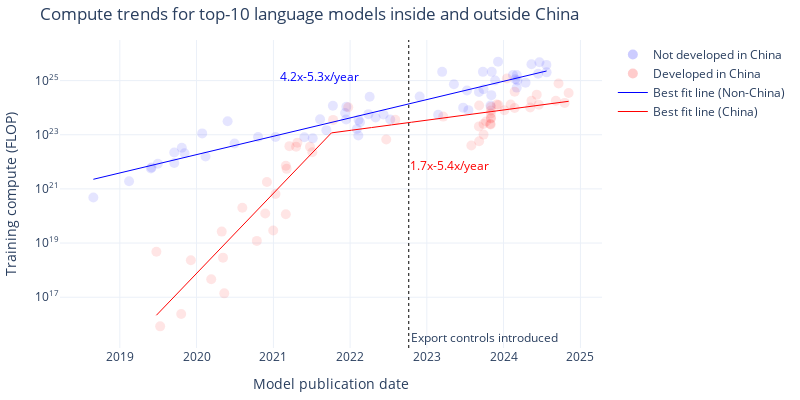

The code cell stored with this chart in its notebook:
### Markdown cell above
## Plot predictions

### Code cell
# Graph of the different model fits using plotly

# Regression parameters for each category
params = {
    'Non-China': {
        'kink_count': 0,
        'allow_discontinuities': False,
    },
    'China': {
        'kink_count': 1,
        'allow_discontinuities': False,
    }
}

def plot_model(df, params):
    fig = go.Figure()

    # Plot the original data points
    df_usa = df[df['category'] == 'Non-China']
    df_china = df[df['category'] == 'China']

    fig.add_trace(go.Scatter(
        x=df_usa['date'], y=df_usa['log_flop'],
        mode='markers', name='Not developed in China', text=df_usa['Model'],
        marker=dict(color=colors['Non-China'], opacity=0.1, size=10)
    ))
    fig.add_trace(go.Scatter(
        x=df_china['date'], y=df_china['log_flop'],
        mode='markers', name='Developed in China', text=df_china['Model'],
        marker=dict(color=colors['China'], opacity=0.1, size=10)
    ))

    # Convert 2022-10-07 to seconds since epoch
    export_controls_date = pd.Timestamp('2022-10-07').value / 1e6
    fig.add_vline(x=export_controls_date, line_color='black', line_width=1, line_dash='dot', 
        annotation_text='Export controls introduced', annotation_position='bottom right')

    fit_results = {}
    for category, params in params.items():
        fit_result = fit_n_phase_exponential(df[df['category'] == category], **params)
        fit_results[category] = fit_result

    # Plot the fit lines
    non_china_date_grid = pd.date_range(start=non_china_df['date'].min(), end=non_china_df['date'].max(), freq='D')
    china_date_grid = pd.date_range(start=china_df['date'].min(), end=china_df['date'].max(), freq='D')
    log_flop_usa = fit_results['Non-China'].predict(pd.Series(non_china_date_grid))
    log_flop_china = fit_results['China'].predict(pd.Series(china_date_grid))
    non_china_trend_df = pd.DataFrame({
        'date': non_china_date_grid,
        'log_flop': log_flop_usa,
    })
    china_trend_df = pd.DataFrame({
        'date': china_date_grid,
        'log_flop': log_flop_china,
    })

    fig.add_trace(go.Scatter(
        x=non_china_date_grid, y=log_flop_usa,
        mode='lines', name='Best fit line (Non-China)',
        line=dict(color=colors['Non-China'], width=1)
    ))
    fig.add_trace(go.Scatter(
        x=china_date_grid, y=log_flop_china,
        mode='lines', name='Best fit line (China)',
        line=dict(color=colors['China'], width=1)
    ))

    # Add slope labels
    for category in ['Non-China', 'China']:
        category_df = df[df['category'] == category]
        points = [category_df['date'].min()] + fit_results[category].break_points_dt + [category_df['date'].max()]
        # print(fit_results[category].oom_year_slopes)
        slope_label = '1.7x-5.4x/year' if category == 'China' else '4.2x-5.3x/year'
        for i in range(len(points) - 2, len(points) - 1):
            mid = points[i] + (points[i+1] - points[i]) / 2
            y = fit_results[category].predict(pd.Series([mid]))[0]
            fig.add_annotation(
                x=mid, y=y + 1.2 * (1.5 if category == 'Non-China' else -1.5),
                text=slope_label,
                showarrow=False,
                font=dict(size=12, color=colors[category])
            )

    # Plot horizontal line segment showing the lag
    # lag_months = calculate_lag(df, fit_results) * 12  # Convert years to months
    # end_date = china_df['date'].max()
    # start_date = end_date - pd.DateOffset(days=int(lag_months * 30.4375))  # Approximate months to days conversion
    # y_value = fit_results['China'].predict(pd.Series([end_date]))[0]
    # fig.add_annotation(
    #     x=end_date, y=y_value,
    #     ax=start_date, ay=y_value,
    #     xref='x', yref='y',
    #     axref='x', ayref='y',
    #     showarrow=True,
    #     arrowhead=2,
    #     arrowsize=1,
    #     arrowwidth=2,
    #     arrowcolor='black',
    # )
    # fig.add_annotation(
    #     x=start_date, y=y_value,
    #     ax=end_date, ay=y_value,
    #     xref='x', yref='y',
    #     axref='x', ayref='y',
    #     showarrow=True,
    #     arrowhead=2,
    #     arrowsize=1,
    #     arrowwidth=2,
    #     arrowcolor='black',
    # )
    # fig.add_annotation(
    #     # x=(start_date + (end_date - start_date) * 0.5), 
    #     x=pd.to_datetime('2022-09-01'),
    #     y=y_value+0.65,
    #     text=f'Lag: {lag_months:.0f} months',
    #     showarrow=False,
    # )

    # Annotate some key models with text
    
    # key_models = ['GPT-4'] if (exclude_big_llama or exclude_all_llamas) else ['GPT-4', 'Llama 3.1-405B']
    # for model_name in key_models:
    #     model_row = df_filtered[df_filtered['Model'] == model_name]
    #     fig.add_annotation(
    #         x=model_row['date'].iloc[0], y=model_row['log_flop'].iloc[0],
    #         text=model_name,
    #         showarrow=True,
    #         font=dict(size=12, color='black'),
    #         xanchor='right', yanchor='bottom'
    #     )

    # Update layout
    title = f'Compute trends for top-{top_n} language models inside and outside China'
    fig.update_layout(
        template='plotly_white',
        width=800,
        height=400,
        title=title,
        xaxis_title='Model publication date',
        yaxis_title='Training compute (FLOP)',
        legend_title='',
        # legend=dict(
        #     x=0.75,
        #     y=0.05
        # ),
        margin=dict(l=10, r=10, t=40, b=10),
        # xaxis=dict(
        #     tickformat='%Y',
        #     dtick='M12',
        # ),
        yaxis=dict(
            tickmode='array',
            tickvals=list(range(int(df['log_flop'].min()), int(df['log_flop'].max())+2, 2)),
            ticktext=[f'10<sup>{i}</sup>' for i in range(int(df['log_flop'].min()), int(df['log_flop'].max())+2, 2)]
        )
    )

    if save:
        fname = f'compute_regression_{model_selection}_frontier={frontier_selection}_top{top_n}_cutoff={cutoff_date}'
        save_plot(fig, results_dir, fname)
        df_usa[['Model', 'date', 'log_flop']].to_csv(results_dir + f'plot_data/{fname}_usa.csv', index=False)
        df_china[['Model', 'date', 'log_flop']].to_csv(results_dir + f'plot_data/{fname}_china.csv', index=False)
        non_china_trend_df[['date', 'log_flop']].to_csv(results_dir + f'plot_data/{fname}_non_china_trend.csv', index=False)
        china_trend_df[['date', 'log_flop']].to_csv(results_dir + f'plot_data/{fname}_china_trend.csv', index=False)

    for category in ['Non-China', 'China']:
        print(category)
        fit_result = fit_results[category]
        simple_fit = fit_n_phase_exponential(df[df['category'] == category], 0)
        bayes_factor = np.exp(-0.5 * (fit_result.bic - simple_fit.bic))
        unadjusted_bayes_factor = np.exp(-0.5 * (fit_result.bic - (simple_fit.bic + 2*np.log(len(df[df['category'] == category])))))

        print(f"BIC score: {fit_result.bic}")
        bic_score_difference = fit_result.bic - simple_fit.bic
        if bic_score_difference > 0:
            print(f"The simple exponential is preferred over this fit by a BIC score difference of {fit_result.bic - simple_fit.bic}")
        if bic_score_difference < 0:
            print(f"This fit is preferred over a simple exponential by a BIC score difference of {-(fit_result.bic - simple_fit.bic)}")

    fig.show()

    return fit_result

fit_result = plot_model(df_filtered, params)

# To test a bootstrap sample:
# sample = df_filtered.sample(len(df_filtered), replace=True, random_state=DEFAULT_RNG)
# sample = sample.sort_values('date')
# fit_result = plot_model(sample, params)

### Figure 1 — Plotly figure (JSON) as saved in the notebook; plotly's stock layout.template omitted (floating-point values rounded to 4 significant figures; data arrays with more than 128 entries replaced by an {"elided": "..."} marker saying what was removed)
{"data": [{"marker": {"color": "blue", "opacity": 0.1, "size": 10}, "mode": "markers", "name": "Not developed in China", "text": ["Big Transformer for Back-Translation", "GPT-2 (1.5B)", "Grover-Mega", "XLNet", "RoBERTa Large", "Megatron-BERT", "Megatron-LM (8.3B)", "T5-11B", "XLM-RoBERTa", "Meena", "Turing-NLG", "GPT-3 175B (davinci)", "GShard (dense)", "mT5-XXL", "Switch", "ByT5-XXL", "Codex", "Jurassic-1-Jumbo", "HyperCLOVA 82B", "Megatron-Turing NLG 530B", "Gopher (280B)", "GLaM", "EXAONE 1.0", "AlphaCode", "GPT-NeoX-20B", "LaMDA", "ST-MoE", "Chinchilla", "PaLM (540B)", "OPT-175B", "BIG-G 137B", "BLOOM-176B", "GPT-3.5 (text-davinci-003)", "LLaMA-65B", "GPT-4", "PaLM 2", "Inflection-1", "Claude 2", "Llama 2-70B", "Falcon-180B", "GPT-4V", "Amazon Titan", "Mi:dm 200B", "Grok-1", "GPT-4 Turbo", "Inflection-2", "Gemini 1.0 Ultra", "Gemini 1.5 Pro", "Mistral Large", "Claude 3 Opus", "Claude 3 Sonnet", "Inflection-2.5", "Reka Core", "GPT-4o", "Nemotron-4 340B", "Claude 3.5 Sonnet", "Llama 3.1-405B", "Mistral Large 2"], "type": "scatter", "x": ["2018-08-28T00:00:00", "2019-02-14T00:00:00", "2019-05-29T00:00:00", "2019-06-01T00:00:00", "2019-07-01T00:00:00", "2019-09-17T00:00:00", "2019-09-17T00:00:00", "2019-10-23T00:00:00", "2019-11-05T00:00:00", "2020-01-28T00:00:00", "2020-02-13T00:00:00", "2020-05-28T00:00:00", "2020-06-30T00:00:00", "2020-10-20T00:00:00", "2021-01-11T00:00:00", "2021-05-28T00:00:00", "2021-07-07T00:00:00", "2021-08-11T00:00:00", "2021-09-10T00:00:00", "2021-10-11T00:00:00", "2021-12-08T00:00:00", "2021-12-13T00:00:00", "2021-12-14T00:00:00", "2022-02-02T00:00:00", "2022-02-09T00:00:00", "2022-02-10T00:00:00", "2022-02-17T00:00:00", "2022-03-29T00:00:00", "2022-04-04T00:00:00", "2022-05-02T00:00:00", "2022-06-09T00:00:00", "2022-07-11T00:00:00", "2022-11-28T00:00:00", "2023-02-24T00:00:00", "2023-03-15T00:00:00", "2023-05-10T00:00:00", "2023-06-23T00:00:00", "2023-07-11T00:00:00", "2023-07-18T00:00:00", "2023-09-06T00:00:00", "2023-09-25T00:00:00", "2023-09-28T00:00:00", "2023-10-31T00:00:00", "2023-11-04T00:00:00", "2023-11-06T00:00:00", "2023-11-22T00:00:00", "2023-12-06T00:00:00", "2024-02-15T00:00:00", "2024-02-26T00:00:00", "2024-03-04T00:00:00", "2024-03-04T00:00:00", "2024-03-07T00:00:00", "2024-04-15T00:00:00", "2024-05-13T00:00:00", "2024-06-14T00:00:00", "2024-06-20T00:00:00", "2024-07-23T00:00:00", "2024-07-24T00:00:00"], "y": [20.68, 21.28, 21.76, 21.79, 21.93, 22.34, 21.96, 22.52, 22.32, 23.05, 22.2, 23.5, 22.68, 22.91, 22.91, 22.91, 22.87, 23.57, 23.17, 24.07, 23.8, 23.56, 24.03, 23.21, 22.97, 23.55, 23.46, 23.76, 24.4, 23.63, 23.75, 23.56, 24.41, 23.74, 25.32, 24.87, 24.0, 24.64, 23.91, 24.58, 25.32, 24.68, 24.08, 24.46, 25.32, 25.0, 25.7, 25.2, 25.05, 25.2, 24.74, 25.0, 24.92, 25.6, 25.26, 25.67, 25.58, 25.3]}, {"marker": {"color": "red", "opacity": 0.1, "size": 10}, "mode": "markers", "name": "Developed in China", "text": ["Tensorized Transformer (257M)", "R-Transformer", "LSTM(large)+Sememe+cell", "MMLSTM", "TransformerXL + spectrum control", "Segatron XL large, M=384", "NAS+ESS (156M)", "ONLSTM-SYD", "ERNIE-GEN (large)", "Memformer (4 encoder + 16 decoder)", "KEPLER", "CPM-Large", "ERNIE-Doc (247M)", "Wu Dao - Wen Yuan", "Wu Dao - Wen Lan", "Wu Dao - Wen Hui", "M6-T", "GLM-10B", "PLUG", "PanGu-α", "CPM-2", "ERNIE 3.0", "Yuan 1.0", "ERNIE 3.0 Titan", "CodeGeeX", "GLM-130B", "PanGu-Σ", "JIANG", "Baichuan2-13B", "Hunyuan", "FLM-101B", "Qwen-7B", "Qwen-14B", "CodeFuse-13B", "Skywork-13B", "Nanbeige-16B", "BlueLM 175B", "BlueLM 130B", "BlueLM 70B", "Yi-34B", "DeepSeek Coder 33B", "Qwen-72B", "XVERSE-65B-2", "DeepSeek LLM 67B", "GLM-4 (0116)", "Qwen1.5 72B", "MegaScale (530B)", "MegaScale (Production)", "DeepSeek-V2", "Yi-Large", "Qwen2-72B", "DeepSeek-Coder-V2 236B", "DeepSeek-V2.5", "Qwen2.5-72B", "Yi-Lightning", "Hunyuan-Large"], "type": "scatter", "x": ["2019-06-24T00:00:00", "2019-07-12T00:00:00", "2019-10-20T00:00:00", "2019-12-05T00:00:00", "2020-03-11T00:00:00", "2020-04-30T00:00:00", "2020-05-06T00:00:00", "2020-05-12T00:00:00", "2020-08-06T00:00:00", "2020-10-14T00:00:00", "2020-11-23T00:00:00", "2020-12-01T00:00:00", "2020-12-31T00:00:00", "2021-01-11T00:00:00", "2021-03-01T00:00:00", "2021-03-01T00:00:00", "2021-03-05T00:00:00", "2021-03-18T00:00:00", "2021-04-19T00:00:00", "2021-04-25T00:00:00", "2021-06-24T00:00:00", "2021-07-05T00:00:00", "2021-10-12T00:00:00", "2021-12-23T00:00:00", "2022-06-22T00:00:00", "2022-08-04T00:00:00", "2023-03-20T00:00:00", "2023-08-01T00:00:00", "2023-09-06T00:00:00", "2023-09-07T00:00:00", "2023-09-07T00:00:00", "2023-09-28T00:00:00", "2023-09-28T00:00:00", "2023-10-10T00:00:00", "2023-10-30T00:00:00", "2023-11-01T00:00:00", "2023-11-02T00:00:00", "2023-11-02T00:00:00", "2023-11-02T00:00:00", "2023-11-02T00:00:00", "2023-11-02T00:00:00", "2023-11-30T00:00:00", "2023-12-08T00:00:00", "2024-01-05T00:00:00", "2024-01-17T00:00:00", "2024-02-04T00:00:00", "2024-02-23T00:00:00", "2024-02-23T00:00:00", "2024-05-07T00:00:00", "2024-05-13T00:00:00", "2024-06-07T00:00:00", "2024-06-17T00:00:00", "2024-09-06T00:00:00", "2024-09-19T00:00:00", "2024-10-18T00:00:00", "2024-11-06T00:00:00"], "y": [18.68, 15.92, 16.38, 18.37, 17.66, 19.42, 18.46, 17.14, 20.3, 19.08, 20.09, 21.26, 19.46, 20.81, 21.86, 20.06, 21.74, 22.58, 22.56, 22.71, 22.56, 22.35, 23.55, 24.02, 22.82, 23.55, 23.67, 22.61, 23.31, 24.08, 22.76, 23.0, 23.4, 23.49, 23.4, 23.38, 24.02, 23.89, 23.62, 23.79, 23.6, 24.11, 24.1, 23.91, 25.08, 24.11, 23.99, 24.59, 24.01, 24.26, 24.48, 24.11, 24.25, 24.89, 24.18, 24.54]}, {"line": {"color": "blue", "width": 1}, "mode": "lines", "name": "Best fit line (Non-China)", "type": "scatter", "x": {"elided": "2158 str values"}, "y": {"elided": "2158 float values"}}, {"line": {"color": "red", "width": 1}, "mode": "lines", "name": "Best fit line (China)", "type": "scatter", "x": {"elided": "1963 str values"}, "y": {"elided": "1963 float values"}}], "layout": {"annotations": [{"showarrow": false, "text": "Export controls introduced", "x": 1665100800000, "xanchor": "left", "xref": "x", "y": 0, "yanchor": "bottom", "yref": "y domain"}, {"font": {"color": "blue", "size": 12}, "showarrow": false, "text": "4.2x-5.3x/year", "x": "2021-08-10T12:00:00", "y": 25.15}, {"font": {"color": "red", "size": 12}, "showarrow": false, "text": "1.7x-5.4x/year", "x": "2023-04-20T00:00:00", "y": 21.85}], "height": 400, "legend": {"title": {"text": ""}}, "margin": {"b": 10, "l": 10, "r": 10, "t": 40}, "shapes": [{"line": {"color": "black", "dash": "dot", "width": 1}, "type": "line", "x0": 1665100800000, "x1": 1665100800000, "xref": "x", "y0": 0, "y1": 1, "yref": "y domain"}], "title": {"text": "Compute trends for top-10 language models inside and outside China"}, "width": 800, "xaxis": {"title": {"text": "Model publication date"}}, "yaxis": {"tickmode": "array", "ticktext": ["10<sup>15</sup>", "10<sup>17</sup>", "10<sup>19</sup>", "10<sup>21</sup>", "10<sup>23</sup>", "10<sup>25</sup>"], "tickvals": [15, 17, 19, 21, 23, 25], "title": {"text": "Training compute (FLOP)"}}}}
